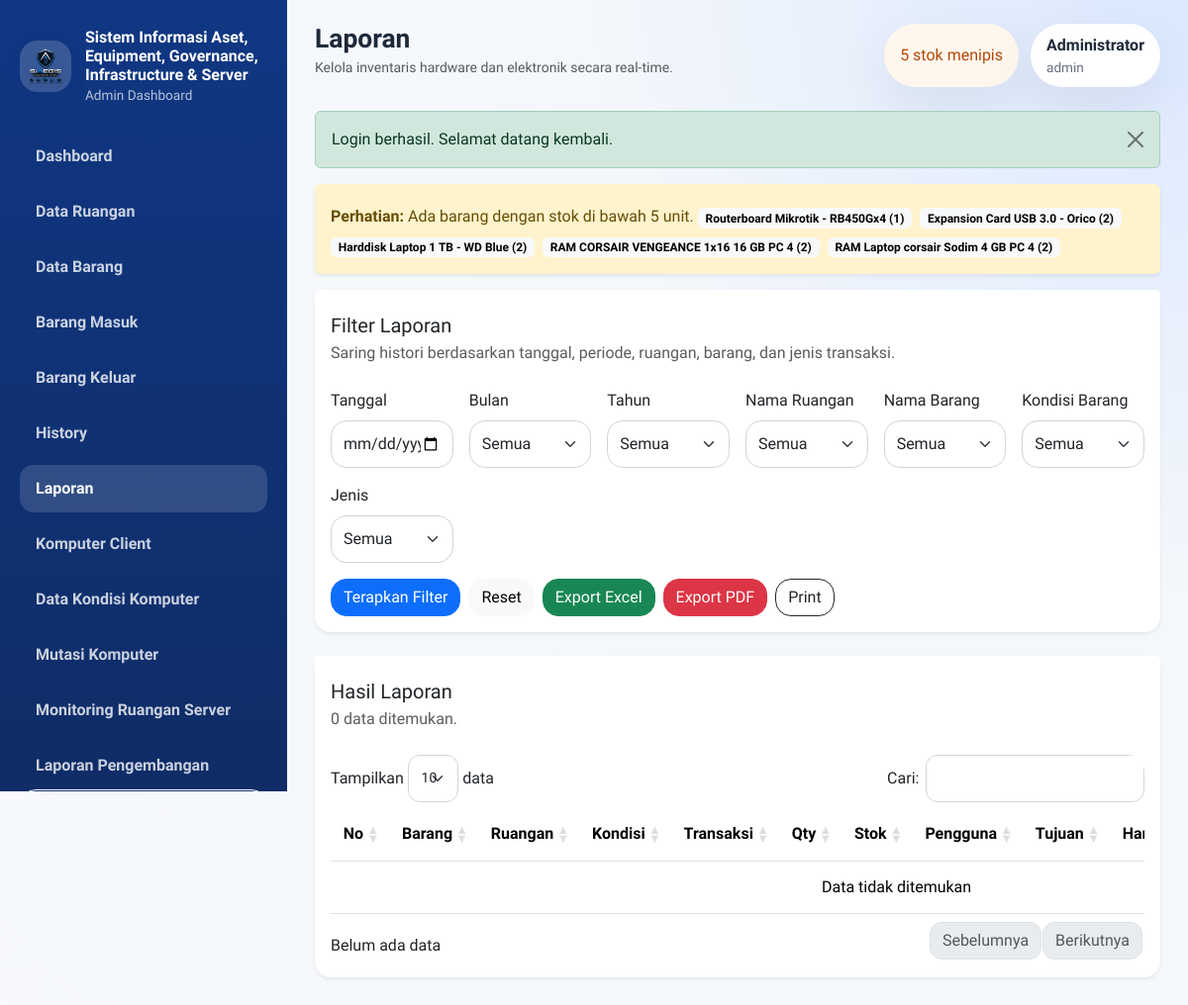
The page /modules/laporan/index.php (signed in) on the database its author committed.
### tables this page shows
CREATE TABLE barang (
    id INT AUTO_INCREMENT PRIMARY KEY,
    kode_barang VARCHAR(50) NOT NULL UNIQUE,
    nama_barang VARCHAR(150) NOT NULL,
    ruangan_id INT NULL,
    tahun_inventaris YEAR NOT NULL,
    qty INT NOT NULL DEFAULT 0,
    label_barang VARCHAR(100) NOT NULL DEFAULT 'Lainnya',
    kondisi ENUM('Baik', 'Rusak', 'Perbaikan') NOT NULL DEFAULT 'Baik',
    keterangan TEXT NULL,
    created_at TIMESTAMP DEFAULT CURRENT_TIMESTAMP,
    CONSTRAINT fk_barang_ruangan FOREIGN KEY (ruangan_id) REFERENCES ruangan(id) ON UPDATE CASCADE
);

### includes/helpers.php (called while the page is built, shortened)
<?php
function url(string $path = ''): string
{
    $path = ltrim($path, '/');
    return BASE_URL . ($path !== '' ? '/' . $path : '');
}
function e(?string $value): string
{
    return htmlspecialchars((string) $value, ENT_QUOTES, 'UTF-8');
}
function get_flash(): ?array
{
    $flash = $_SESSION['flash'];
    return $flash;
}
function current_path(): string
{
    return str_replace('\\', '/', $_SERVER['PHP_SELF'] ?? '');
}
function is_active_menu(string $needle): bool
{
    return str_contains(current_path(), $needle);
}
function fetch_all(PDO $pdo, string $sql, array $params = []): array
{
    $statement = $pdo->prepare($sql);
    $statement->execute($params);
    return $statement->fetchAll();
}
function get_low_stock_items(PDO $pdo, int $limit = 5): array
{
    return fetch_all(
        $pdo,
        'SELECT b.nama_barang, b.qty
         FROM barang b
         WHERE b.qty < 5
         ORDER BY b.qty ASC, b.nama_barang ASC
         LIMIT ' . (int) $limit
    );
}
function normalize_report_filters(array $input): array
{
    return [
        'tanggal' => trim($input['tanggal'] ?? ''),
        'bulan' => trim($input['bulan'] ?? ''),
        'tahun' => trim($input['tahun'] ?? ''),
        'ruangan_id' => trim($input['ruangan_id'] ?? ''),
        'barang_id' => trim($input['barang_id'] ?? ''),
        'kondisi' => trim($input['kondisi'] ?? ''),
        'tipe_transaksi' => trim($input['tipe_transaksi'] ?? ''),
    ];
}
function get_report_rows(PDO $pdo, array $filters): array
{
    $sql = 'SELECT h.*, b.kode_barang, b.nama_barang, b.kondisi, COALESCE(h.ruangan_nama, r.nama_ruangan) AS nama_ruangan_transaksi
            FROM histori_barang h
            INNER JOIN barang b ON b.id = h.barang_id
            LEFT JOIN ruangan r ON r.id = h.ruangan_id
            WHERE 1=1';
    $params = [];
    $sql .= ' ORDER BY h.tanggal DESC, h.jam DESC, h.id DESC';
    $statement = $pdo->prepare($sql);
    $statement->execute();
    return $statement->fetchAll();
}
function build_query_string(array $filters): string
{
    return http_build_query(array_filter($filters, static fn ($value) => $value !== ''));
}

### includes/auth.php (called while the page is built, shortened)
<?php
function current_user_role(): string
{
    return $_SESSION['user']['role'] ?? 'admin';
}
function is_admin_user(): bool
{
    return current_user_role() === 'admin';
}
function current_user(): ?array
{
    return $_SESSION['user'] ?? null;
}

### modules/laporan/index.php (the view, shortened to what this page needs)
<?php
require_once dirname(__DIR__, 2) . '/config/app.php';
$pageTitle = 'Laporan';
$filters = normalize_report_filters($_GET);
$rows = get_report_rows($pdo, $filters);
$queryString = build_query_string($filters);
require_once BASE_PATH . '/includes/layout_top.php';
?>
<div class="card border-0 shadow-sm mb-4">
    <div class="card-header bg-white border-0 pt-4">
        <h5 class="mb-1">Filter Laporan</h5>
        <p class="text-muted mb-0">Saring histori berdasarkan tanggal, periode, ruangan, barang, dan jenis transaksi.</p>
    </div>
    <div class="card-body">
        <form method="get" class="row g-3">
            <div class="col-md-2">
                <label class="form-label">Tanggal</label>
                <input type="date" name="tanggal" class="form-control" value="<?= e($filters['tanggal']); ?>">
            </div>
            <div class="col-md-2">
                <label class="form-label">Bulan</label>
                <select name="bulan" class="form-select">
                    <option value="">Semua</option>
                </select>
            </div>
            <div class="col-md-2">
                <label class="form-label">Tahun</label>
                <select name="tahun" class="form-select">
                    <option value="">Semua</option>
                </select>
            </div>
            <div class="col-md-2">
                <label class="form-label">Nama Ruangan</label>
                <select name="ruangan_id" class="form-select">
                    <option value="">Semua</option>
                </select>
            </div>
            <div class="col-md-2">
                <label class="form-label">Nama Barang</label>
                <select name="barang_id" class="form-select">
                    <option value="">Semua</option>
                </select>
            </div>
            <div class="col-md-2">
                <label class="form-label">Kondisi Barang</label>
                <select name="kondisi" class="form-select">
                    <option value="">Semua</option>
                </select>
            </div>
            <div class="col-md-2">
                <label class="form-label">Jenis</label>
                <select name="tipe_transaksi" class="form-select">
                    <option value="">Semua</option>
                </select>
            </div>
            <div class="col-12 d-flex gap-2 flex-wrap">
                <button type="submit" class="btn btn-primary">Terapkan Filter</button>
                <a href="<?= e(url('modules/laporan/index.php')); ?>" class="btn btn-light">Reset</a>
                <a href="<?= e(url('modules/laporan/export_excel.php' . ($queryString ? '?' . $queryString : ''))); ?>" class="btn btn-success">Export Excel</a>
                <a href="<?= e(url('modules/laporan/export_pdf.php' . ($queryString ? '?' . $queryString : ''))); ?>" class="btn btn-danger">Export PDF</a>
                <a href="<?= e(url('modules/laporan/print.php' . ($queryString ? '?' . $queryString : ''))); ?>" class="btn btn-outline-dark" target="_blank">Print</a>
            </div>
        </form>
    </div>
</div>
<div class="card border-0 shadow-sm">
    <div class="card-header bg-white border-0 pt-4 d-flex justify-content-between align-items-center flex-wrap gap-2">
        <div>
            <h5 class="mb-1">Hasil Laporan</h5>
            <p class="text-muted mb-0"><?= count($rows); ?> data ditemukan.</p>
        </div>
    </div>
    <div class="card-body">
        <div class="table-responsive">
            <table class="table table-hover align-middle datatable">
                <thead>
                    <tr>
                        <th>No</th>
                        <th>Barang</th>
                        <th>Ruangan</th>
                        <th>Kondisi</th>
                        <th>Transaksi</th>
                        <th>Qty</th>
                        <th>Stok</th>
                        <th>Pengguna</th>
                        <th>Tujuan</th>
                        <th>Hari</th>
                    </tr>
                </thead>
                <tbody>
                </tbody>
            </table>
        </div>
    </div>
</div>
<?php require_once BASE_PATH . '/includes/layout_bottom.php'; ?>

### includes/layout_top.php (shortened to what this page needs)
<?php
$pageTitle = $pageTitle ?? APP_NAME;
$pageSubtitle = $pageSubtitle ?? 'Kelola inventaris hardware dan elektronik secara real-time.';
$lowStockItems = get_low_stock_items($pdo);
$currentUser = current_user();
$flash = get_flash();
$isAdminUser = is_admin_user();
$showLowStockAlert = !is_active_menu('/modules/pengembangan/') && !is_active_menu('/modules/monitoring_ruangan/');
?><!doctype html>
<html lang="id">
<head>
    <link href="https://cdn.jsdelivr.net/npm/bootstrap@5.3.3/dist/css/bootstrap.min.css" rel="stylesheet">
    <link href="https://cdn.datatables.net/1.13.8/css/dataTables.bootstrap5.min.css" rel="stylesheet">
    <link href="https://cdn.datatables.net/responsive/2.5.0/css/responsive.bootstrap5.min.css" rel="stylesheet">
    <link href="<?= e(url('assets/css/style.css')); ?>" rel="stylesheet">
</head>
<body>
    <div class="app-shell">
        <aside class="sidebar d-none d-xl-flex flex-column">
            <div class="sidebar-brand">
                <div class="brand-mark">
                    <img src="<?= e(url(APP_LOGO_PATH)); ?>" alt="Logo SiAEGIS" class="brand-logo">
                </div>
                <div>
                    <h1><?= e(APP_NAME); ?></h1>
                    <p>Admin Dashboard</p>
                </div>
            </div>
            <nav class="nav flex-column sidebar-nav">
                <?php if ($isAdminUser): ?>
                    <a class="nav-link <?= is_active_menu('/modules/dashboard/') ? 'active' : ''; ?>" href="<?= e(url('modules/dashboard/index.php')); ?>">Dashboard</a>
                    <a class="nav-link <?= is_active_menu('/modules/ruangan/') ? 'active' : ''; ?>" href="<?= e(url('modules/ruangan/index.php')); ?>">Data Ruangan</a>
                    <a class="nav-link <?= is_active_menu('/modules/barang/') ? 'active' : ''; ?>" href="<?= e(url('modules/barang/index.php')); ?>">Data Barang</a>
                    <a class="nav-link <?= is_active_menu('/modules/transaksi/masuk.php') ? 'active' : ''; ?>" href="<?= e(url('modules/transaksi/masuk.php')); ?>">Barang Masuk</a>
                    <a class="nav-link <?= is_active_menu('/modules/transaksi/keluar.php') ? 'active' : ''; ?>" href="<?= e(url('modules/transaksi/keluar.php')); ?>">Barang Keluar</a>
                    <a class="nav-link <?= is_active_menu('/modules/transaksi/history.php') ? 'active' : ''; ?>" href="<?= e(url('modules/transaksi/history.php')); ?>">History</a>
                    <a class="nav-link <?= is_active_menu('/modules/laporan/') ? 'active' : ''; ?>" href="<?= e(url('modules/laporan/index.php')); ?>">Laporan</a>
                    <a class="nav-link <?= is_active_menu('/modules/komputer/') ? 'active' : ''; ?>" href="<?= e(url('modules/komputer/index.php')); ?>">Komputer Client</a>
                    <a class="nav-link <?= is_active_menu('/modules/kondisi_komputer/') ? 'active' : ''; ?>" href="<?= e(url('modules/kondisi_komputer/index.php')); ?>">Data Kondisi Komputer</a>
                    <a class="nav-link <?= is_active_menu('/modules/mutasi_komputer/') ? 'active' : ''; ?>" href="<?= e(url('modules/mutasi_komputer/index.php')); ?>">Mutasi Komputer</a>
                    <a class="nav-link <?= is_active_menu('/modules/monitoring_ruangan/') ? 'active' : ''; ?>" href="<?= e(url('modules/monitoring_ruangan/dashboard.php')); ?>">Monitoring Ruangan Server</a>
                <?php endif; ?>
                <a class="nav-link <?= is_active_menu('/modules/pengembangan/') ? 'active' : ''; ?>" href="<?= e(url('modules/pengembangan/index.php')); ?>">Laporan Pengembangan</a>
            </nav>
            <a href="<?= e(url('logout.php')); ?>" class="btn btn-outline-light mt-auto">Logout</a>
        </aside>
        <div class="content-wrapper">
            <header class="topbar">
                <div class="d-flex align-items-center gap-3">
                    <div>
                        <h2 class="mb-0"><?= e($pageTitle); ?></h2>
                        <small class="text-muted"><?= e($pageSubtitle); ?></small>
                    </div>
                </div>
                <div class="topbar-meta">
                    <?php if ($showLowStockAlert): ?>
                        <div class="alert-pill <?= $lowStockItems ? 'alert-low' : 'alert-safe'; ?>">
                            <?= $lowStockItems ? count($lowStockItems) . ' stok menipis' : 'Stok aman'; ?>
                        </div>
                    <?php endif; ?>
                    <div class="user-pill">
                        <strong><?= e($currentUser['nama'] ?? 'Admin'); ?></strong>
                        <span><?= e($currentUser['username'] ?? '-'); ?></span>
                    </div>
                </div>
            </header>
            <main class="page-content">
                <?php if ($flash): ?>
                    <div class="alert alert-<?= e($flash['type']); ?> alert-dismissible fade show">
                        <?= e($flash['message']); ?>
                        <button type="button" class="btn-close" data-bs-dismiss="alert"></button>
                    </div>
                <?php endif; ?>
                <?php if ($showLowStockAlert && $lowStockItems): ?>
                    <div class="alert alert-warning border-0 shadow-sm">
                        <strong>Perhatian:</strong> Ada barang dengan stok di bawah 5 unit.
                        <?php foreach ($lowStockItems as $item): ?>
                            <span class="badge text-bg-light me-1 mt-2"><?= e($item['nama_barang']); ?> (<?= e($item['qty']); ?>)</span>
                        <?php endforeach; ?>
                    </div>
                <?php endif; ?>

### assets/css/style.css (style rules this page uses)
:root { --bg-main: #f4f7fb; --bg-sidebar: linear-gradient(180deg, #103783 0%, #0f2c66 100%); --primary: #1b63ff; --primary-soft: #eaf1ff; --text-main: #1d2939; --text-soft: #667085; --border-soft: #e4e7ec; --card-shadow: 0 18px 55px rgba(16, 24, 40, 0.08); }
* { box-sizing: border-box; }
body { font-family: 'Plus Jakarta Sans', sans-serif; background: radial-gradient(circle at top right, #dbe8ff 0%, #f4f7fb 38%, #f7f9fc 100%); color: var(--text-main); overflow-x: hidden; }
.form-control, .form-select, .btn, .card, .modal-content { border-radius: 1rem; }
.form-control, .form-select { border-color: #d0d5dd; min-height: 48px; }
.app-shell { min-height: 100vh; display: flex; }
.sidebar { width: 290px; padding: 28px 20px; background: var(--bg-sidebar); color: #fff; position: sticky; top: 0; height: 100vh; }
.sidebar-brand { display: flex; gap: 14px; align-items: center; margin-bottom: 28px; }
.brand-mark { width: 52px; height: 52px; border-radius: 18px; display: flex; align-items: center; justify-content: center; background: rgba(255, 255, 255, 0.18); padding: 6px; flex-shrink: 0; }
.brand-logo { width: 100%; height: 100%; object-fit: contain; filter: drop-shadow(0 6px 14px rgba(12, 34, 84, 0.18)); }
.sidebar-brand h1 { font-size: 1rem; margin: 0; font-weight: 800; }
.sidebar-brand p { margin: 0; color: rgba(255, 255, 255, 0.7); font-size: 0.85rem; }
.sidebar-nav { gap: 8px; }
.sidebar-nav .nav-link { color: rgba(255, 255, 255, 0.78); padding: 12px 16px; border-radius: 14px; font-weight: 600; }
.sidebar-nav .nav-link:hover, .sidebar-nav .nav-link.active { color: #fff; background: rgba(255, 255, 255, 0.14); }
.content-wrapper { flex: 1; min-width: 0; }
.topbar { padding: 24px 28px 0; display: flex; justify-content: space-between; align-items: flex-start; gap: 16px; flex-wrap: wrap; }
.topbar h2 { font-size: 1.65rem; font-weight: 800; }
.topbar-meta { display: flex; gap: 12px; flex-wrap: wrap; }
.alert-pill, .user-pill { border-radius: 999px; padding: 10px 16px; background: #fff; box-shadow: var(--card-shadow); display: flex; align-items: center; gap: 8px; }
.alert-low { color: #b54708; background: #fff7ed; }
.user-pill { flex-direction: column; align-items: flex-start; gap: 0; }
.user-pill span { color: var(--text-soft); font-size: 0.85rem; }
.page-content { padding: 24px 28px 28px; }
.card { border: 1px solid rgba(16, 24, 40, 0.04); box-shadow: var(--card-shadow); }
.card-header { background: transparent; }
.table > :not(caption) > * > * { padding: 0.9rem 0.8rem; vertical-align: middle; }
.table td, .table th { white-space: normal; }
.table-responsive { border-radius: 18px; }

### rows shown on the page
barang: nama_barang "Routerboard Mikrotik - RB450Gx4", qty "1"
barang: nama_barang "Expansion Card USB 3.0 - Orico", qty "2"
barang: nama_barang "Harddisk Laptop 1 TB - WD Blue", qty "2"
barang: nama_barang "RAM CORSAIR VENGEANCE 1x16 16 GB PC 4", qty "2"
barang: nama_barang "RAM Laptop corsair Sodim 4 GB PC 4", qty "2"

### other values the page prints
APP_NAME "Sistem Informasi Aset, Equipment, Governance, Infrastructure & Server"
$pageTitle "Laporan"
$pageSubtitle "Kelola inventaris hardware dan elektronik secara real-time."
count($lowStockItems) "5"
$currentUser['nama'] "Administrator"
$currentUser['username'] "admin"
$flash['message'] "Login berhasil. Selamat datang kembali."
count($rows) "0"
